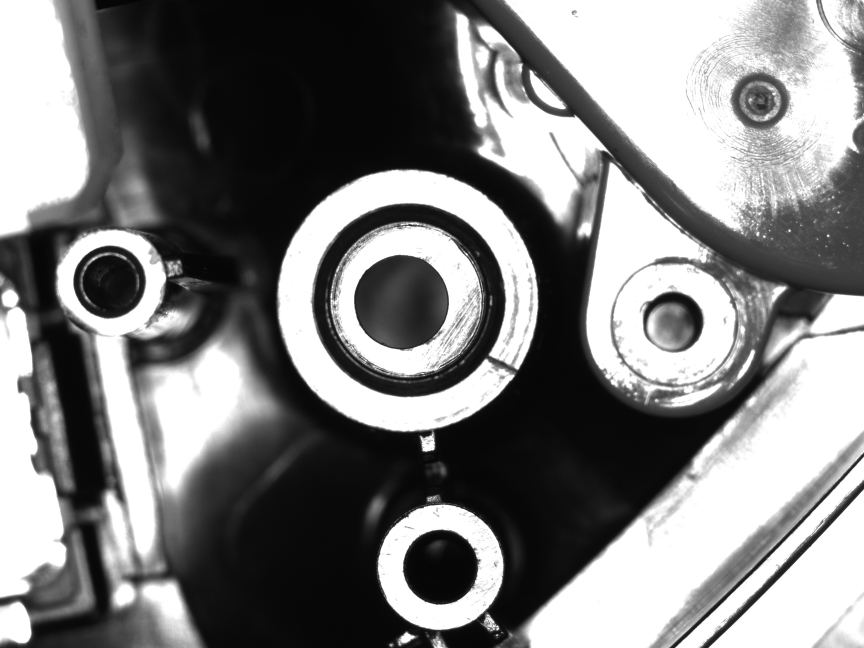
//> input picture 螺丝孔图片2/2021-01-30/NG-2021-01-30 09;06;18.jpg, 2592 x 1944 px (shown at 1/3 size)
$ ./源   (built with g++ and OpenCV 4)
//> lines starting //> are read from the running program, lines starting //| are printed output that depends on the picture; after the words box and inside, x2 and y2 are one past the last pixel; in counts of white or black regions, pixels touching at a corner belong together
#include <opencv2/highgui/highgui_c.h>
#include<opencv2/opencv.hpp>
#include<stdio.h>
#include<iostream>
#include <string>
#include <vector>
#include <time.h>
#include <ctime>
#include <math.h>

using namespace cv;
using namespace std;

int* circleMethod1(Mat& img);
int* circleMethod2(Mat& img);


int main(int argc, char** argv) {
	//记录运行时间
	clock_t start = 0;
	clock_t end = 0;
	start = clock();

	//读入原图，返回Mat对象
	Mat src = imread("2021-01-30//NG-2021-01-30 09;06;18.jpg");
//> src is the input picture: 1944 rows x 2592 cols, CV_8UC3; min 2, max 255, mean 127.5
	Mat dst1, dstCopy1;

	//判断图片是否读入成功
	if (src.empty()) {
		printf("could not load image...");
		return -1;
	}

	//创建窗口并显示原图
	namedWindow("src", CV_WINDOW_AUTOSIZE);
	imshow("src", src);

	//打印原图像属性
	cout << "原图像属性" << endl;
	//图像尺寸
	cout << "size:" << src.size << endl;
//| size:1944 x 2592
	//列宽
	cout << "cols:" << src.cols << endl;
//| cols:2592
	//行高
	cout << "rows:" << src.rows << endl;
//| rows:1944
	//维度
	cout << "dims:" << src.dims << endl;
//| dims:2
	//通道数，RGB图为3通道，灰度图为单通道
	cout << "channels:" << src.channels() << endl << endl;
//| channels:3

	//拷贝图片（深拷贝），用于图像处理
	src.copyTo(dst1);

	//调整图像分辨率，减少后期图像处理的计算量，n=0.25表示图片的宽和高均原图的四分之一
	//width为调整分辨率后的图像宽度，heigth为调整分辨率后的图像高度
	float n = 0.25;
	int width = n * src.cols;
//> width = 648
	int height = n * src.rows;
//> height = 486
	Size size(width, height);
//> size = Size(648, 486)
	resize(dst1, dst1, size);
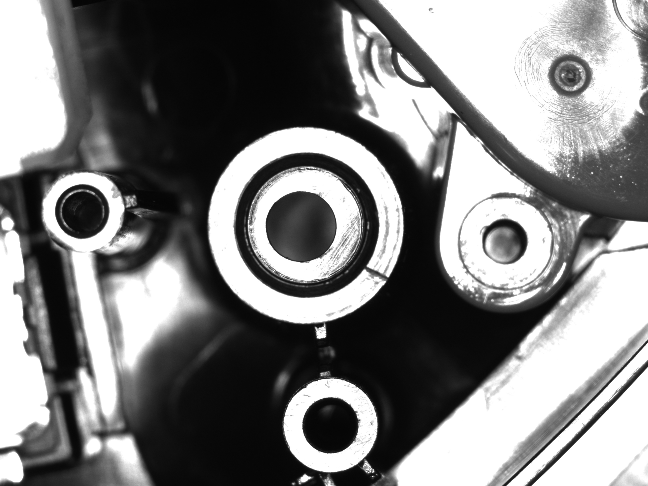
//> dst1: 486 rows x 648 cols, CV_8UC3; min 4, max 255, mean 127.6
	//拷贝图片（深拷贝），用于显示识别出的圆
	dst1.copyTo(dstCopy1);
	//namedWindow("resize", CV_WINDOW_AUTOSIZE);
	//imshow("resize", dst1);

	//ROI提取
	// 设图片的左上角坐标为（0,0）,右下角坐标为(1,1)
	//ROI的左上角坐标为(w1,h1),右下角坐标为(w2,h2)
	float w1 = 0.25, w2 = 0.7, h1 = 0.2, h2 = 0.75;
	//创建一个矩形，四个参数分别为左上角像素的横坐标，纵坐标，ROI宽度、高度。
	Rect rect1(width * w1, height * h1, (w2 - w1) * width, (h2 - h1) * height);
//> rect1 = Rect(162, 97, 291, 267)
	dst1 = dst1(rect1);
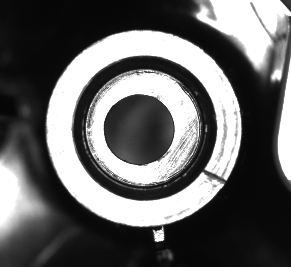
//> dst1: 267 rows x 291 cols, CV_8UC3; min 5, max 255, mean 100
	namedWindow("ROI", CV_WINDOW_AUTOSIZE);
	imshow("ROI", dst1);


	//计算圆心位置，返回一个数组。可选择方法一或方法二
	// returnValue[0]为圆心在ROI图中的像素横坐标,returnValue[1]为圆心在ROI图中的像素纵坐标，returnValue[2]为圆在ROI图中的半径
	int* returnValue =circleMethod1(dst1);
//> in circleMethod1, `GaussianBlur(img, img, Size(3, 3), 0, 0);`:
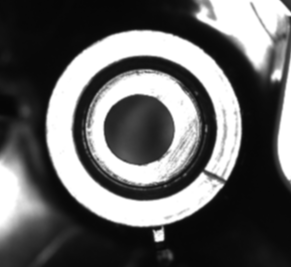
//> img: 267 rows x 291 cols, CV_8UC3; mean B, G, R 100, 100, 100
//> in circleMethod1, `threshold(img, img, 28, 255, THRESH_BINARY_INV);`:
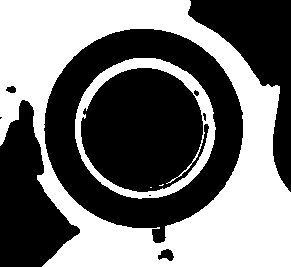
//> img: 267 rows x 291 cols, CV_8UC1; 45.4% white; 4 white regions (2 under 20 px), largest, box (x1, y1, x2, y2) and area: (0, 0, 291, 267) 31623, (75, 58, 216, 199) 3628
//> in circleMethod1, `morphologyEx(img, img, CV_MOP_CLOSE, kernel2, Point(-1, -1), 2);`:
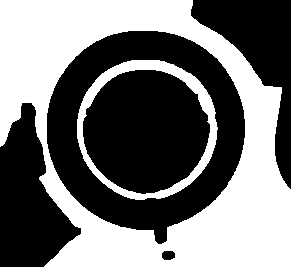
//> img: 267 rows x 291 cols, CV_8UC1; 45.5% white; 2 white regions, box (x1, y1, x2, y2) and area: (0, 0, 291, 267) 31850, (77, 60, 218, 200) 3472
//> in circleMethod1, `HoughCircles(img, pcircles, CV_HOUGH_GRADIENT, 1, 300, 100, 34, 60, 22..`: pcircles = 1 circle (x, y, radius): [143.5, 127.5, 100.6]
//> the loop in circleMethod1, `for (int i = 0; i < pcircles.size(); i++)` made 1 pass
//| ROI图圆心:(143.50,127.50),半径：100.60
//> after the loop in circleMethod1, `for (int i = 0; i < pcircles.size(); i++)`:
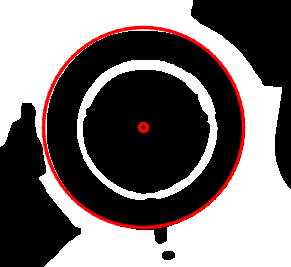
//> img: 267 rows x 291 cols, CV_8UC3; mean B, G, R 111.9, 111.9, 119.3
	//int* returnValue = circleMethod2(dst1);

	//判断是否识别到圆
	if (returnValue[0] > 0) {
		//根据returnValue，计算原图中的像素坐标和半径
		int Abscissa = (w1 * width + returnValue[0]) / n;
//> Abscissa = 1220
		int Ordinate = (h1 * height + returnValue[1]) / n;
//> Ordinate = 896
		int radius = returnValue[2] / n;
//> radius = 400
		printf("圆心横像素坐标：%d  圆心纵像素坐标：%d  圆半径：%d\n", Abscissa, Ordinate, radius);
//| 圆心横像素坐标：1220  圆心纵像素坐标：896  圆半径：400

		//将识别到的圆和圆心显示在dstCopy1上
		circle(dstCopy1, Point(Abscissa * n, Ordinate * n), radius * n, Scalar(0, 0, 255), 2, LINE_AA);
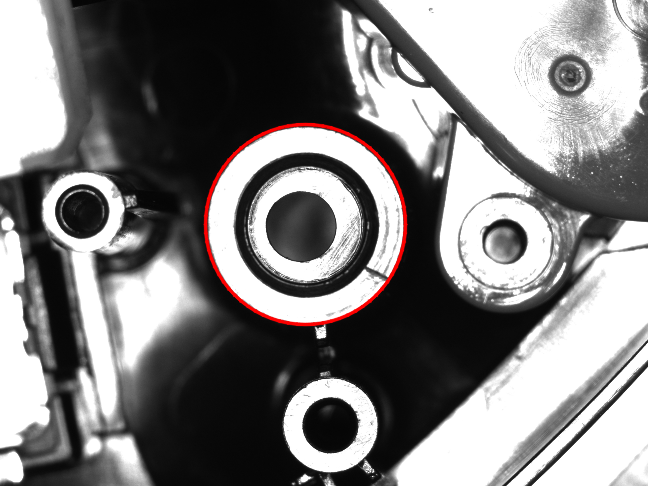
//> dstCopy1: 486 rows x 648 cols, CV_8UC3; 0.96% of pixels changed, all inside (x1, y1, x2, y2) = (203, 122, 408, 327)
		circle(dstCopy1, Point(Abscissa * n, Ordinate * n), 2, Scalar(0, 0, 255), 1, LINE_AA);
//> dstCopy1: 486 rows x 648 cols, CV_8UC3; 26 pixels changed, all inside (x1, y1, x2, y2) = (302, 222, 309, 228)
		namedWindow("Circle", CV_WINDOW_AUTOSIZE);
		imshow("Circle", dstCopy1);
	}
	else {
		printf("未识别出圆\n");
		cv::waitKey(0);
		return -2;
	}


	end = clock();
	cout << endl << "运行总时间: " << end - start << "ms";

	cv::waitKey(0);
	return 0;
}

/*圆检测方法1
* 参数：Mat& img（ROI图）
* 返回值：ROI图中识别到的圆的圆心横坐标，圆心纵坐标，半径
*/
int* circleMethod1(Mat& img) {
	//创建一个数组，保存圆心坐标和半径，作为函数的返回值
	static int value[3] = { 0,0,0 };

	//高斯模糊,去除噪声
	GaussianBlur(img, img, Size(3, 3), 0, 0);
	//namedWindow("GaussianBlur", CV_WINDOW_AUTOSIZE);
	//imshow("GaussianBlur", img);

	//将RGB图转为灰度图
	cvtColor(img, img, CV_BGR2GRAY);


	//二值化,将灰度图转为只有黑色和白色的二值图像
	threshold(img, img, 28, 255, THRESH_BINARY_INV);
	namedWindow("threshold", CV_WINDOW_AUTOSIZE);
	imshow("threshold", img);

	//形态学处理（开运算+闭运算）
	//定义一个结构元素，用于开运算
	Mat kernel = getStructuringElement(MORPH_ELLIPSE, Size(3, 3), Point(-1, -1));
	//开运算，消除黑色背景上的白点
	morphologyEx(img, img, CV_MOP_OPEN, kernel, Point(-1, -1), 2);
	//namedWindow("open", CV_WINDOW_AUTOSIZE);
	//imshow("open", img);


	//定义一个结构元素，用于闭运算
	Mat kernel2 = getStructuringElement(MORPH_ELLIPSE, Size(4, 4), Point(-1, -1));
	//闭运算，消除白色背景上的黑点
	morphologyEx(img, img, CV_MOP_CLOSE, kernel2, Point(-1, -1), 2);
	//namedWindow("close", CV_WINDOW_AUTOSIZE);
	//imshow("close", img);


	//圆检测，霍夫圆变换
	//圆检测可以得到一系列圆的圆心坐标和半径，结果保存在pcircles中
	vector<Vec3f> pcircles;
	HoughCircles(img, pcircles, CV_HOUGH_GRADIENT, 1, 300, 100, 34, 60, 220);

	//圆检测完成后,图像转为RGB图,便于画圆
	cvtColor(img, img, CV_GRAY2BGR);
	//遍历找出的所有的圆
	for (int i = 0; i < pcircles.size(); i++) {
		Vec3f cc = pcircles[i];

		//取第一个圆，即算法认为最接近圆的那个圆，返回圆心坐标和半径
		if (i == 0) {
			value[0] = cc[0];
			value[1] = cc[1];
			value[2] = cc[2];
		}
		printf("ROI图圆心:(%.2f,%.2f),半径：%.2f\n", cc[0], cc[1], cc[2]);

		//在ROI图中画出所有的圆和圆心
		circle(img, Point(cc[0], cc[1]), cc[2], Scalar(0, 0, 255), 2, LINE_AA);
		circle(img, Point(cc[0], cc[1]), 4, Scalar(0, 0, 255), 2, LINE_AA);
	}
	namedWindow("HoughCircles1", CV_WINDOW_AUTOSIZE);
	imshow("HoughCircles1", img);


	return value;
}

/*圆检测方法2
* 参数：Mat& img（ROI图）
* 返回值：ROI图中识别到的圆的圆心横坐标，圆心纵坐标，半径
*/
// [41 lines left out: function circleMethod2, not called in this run]
